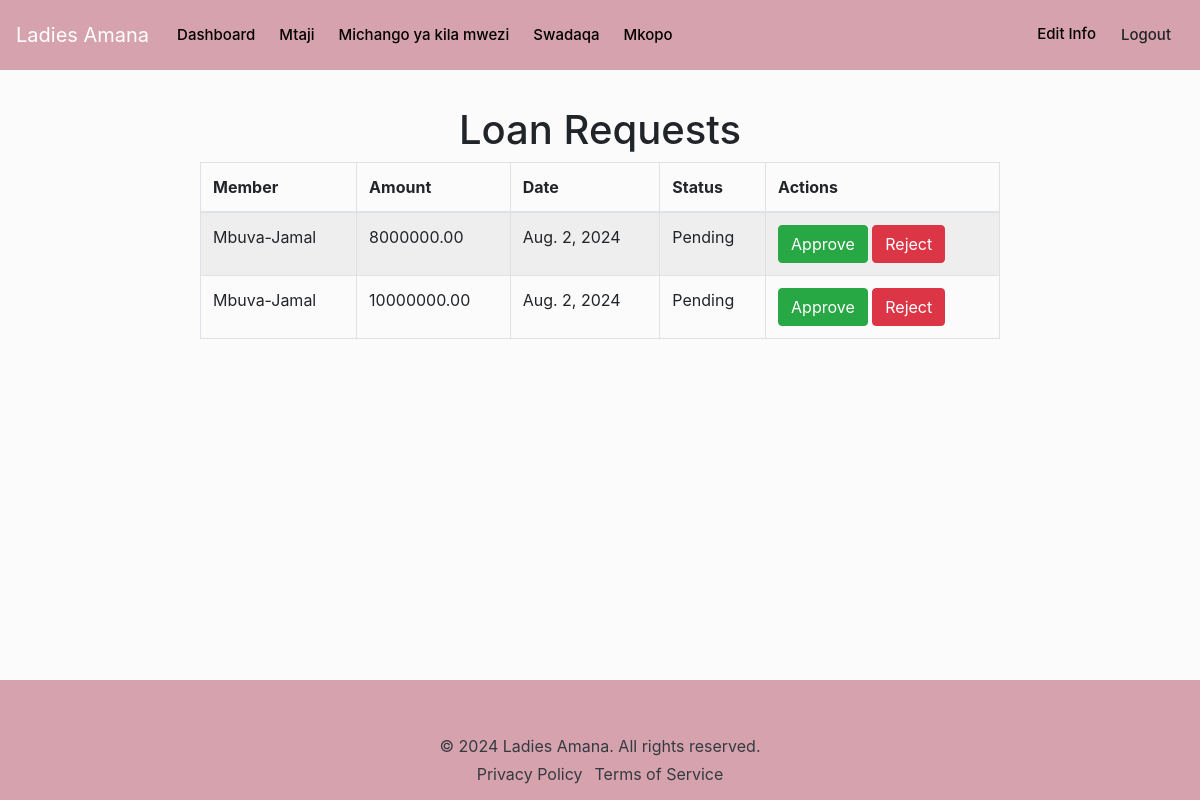
Screenshot of /adminApp/loan-requests/ (signed in) with the database file from the repository.
### mkopoApp/models.py (models this page shows, shortened)
class Loan(models.Model):
    user = models.ForeignKey(User, on_delete=models.CASCADE)
    amount = models.DecimalField(max_digits=10, decimal_places=2)
    date = models.DateField(default=date.today)
    status = models.CharField(max_length=10, choices=[
        ('Pending', 'Pending'),
        ('Approved', 'Approved'),
        ('Rejected', 'Rejected')
    ])

### adminApp/views.py (the view)
# urls.py: path('loan-requests/', views.loan_requests, name='loan_requests'),
@login_required(login_url='/account/login/')
def loan_requests(request):
    loan_requests = Loan.objects.filter(status='Pending')
    return render(request, 'adminApp/loan_requests.html', {'loans': loan_requests, 'show_back_button': False})

### templates/adminApp/loan_requests.html
{% extends 'admin_base.html' %}
{% load static %}
{% block content %}
<div class="container mt-3">
    <h1 class="text-center">Loan Requests</h1>
    <div class="row mt-2">
        <div class="col-md-12">
            <div class="table-responsive full-width-table">
                <table class="table table-striped table-bordered">
                    <thead>
                        <tr>
                            <th>Member</th>
                            <th>Amount</th>
                            <th>Date</th>
                            <th>Status</th>
                            <th>Actions</th>
                        </tr>
                    </thead>
                    <tbody>
                        {% for loan in loans %}
                            <tr>
                                <td>{{ loan.user.username }}</td>
                                <td>{{ loan.amount|floatformat:2 }}</td>
                                <td>{{ loan.date }}</td>
                                <td>{{ loan.status }}</td>
                                <td>
                                    <a href="{% url 'admin_App:approve_loan' loan.id %}" class="btn btn-success">Approve</a>
                                    <a href="{% url 'admin_App:reject_loan' loan.id %}" class="btn btn-danger">Reject</a>
                                </td>
                            </tr>
                        {% empty %}
                            <tr>
                                <td colspan="5" class="text-center">No loan requests found.</td>
                            </tr>
                        {% endfor %}
                    </tbody>
                </table>
            </div>
        </div>
    </div>
</div>
{% endblock %}

### templates/admin_base.html (shortened to what this page needs)
<!DOCTYPE html>
<html lang="en">
<head>
    {% load static %}
    <link rel="stylesheet" href="{% static 'bootstrap/css/bootstrap.css' %}" />
    <link rel="stylesheet" href="{% static 'bootstrap/css/styles.css' %}" />
</head>
<body>
    {% include 'navbar.html' %}
    <div class="wrapper">
        <div class="main-content">
            {% block content %}
            {% endblock %}
        </div>
    </div>
    {% include 'footer.html' %}
</body>
</html>

### templates/navbar.html (shortened to what this page needs)
<section class="navigation-section">
    <div class="navigation-section-container">
        <nav class="navbar navbar-expand-md navbar-dark" style="background-color: #D6A2AD;">
            <a class="navbar-brand" href="#">Ladies Amana</a>
            <div class="collapse navbar-collapse" id="collapsibleNavbar">
                <ul class="navbar-nav mr-auto">
                    {% if user.is_authenticated %}
                        {% if user.is_staff %}
                        {% else %}
                            <li class="nav-item">
                                <a class="nav-link link" href="{% url 'login_App:user_dashboard' %}">Dashboard</a>
                            </li>
                            <li class="nav-item">
                                <a class="nav-link link" href="{% url 'mtaji_App:mtaji' %}">Mtaji</a>
                            </li>
                            <li class="nav-item">
                                <a class="nav-link link" href="{% url 'michango_App:michango' %}">Michango ya kila mwezi</a>
                            </li>
                            <li class="nav-item">
                                <a class="nav-link link" href="{% url 'swadaqa_App:swadaqa' %}">Swadaqa</a>
                            </li>
                            <li class="nav-item">
                                <a class="nav-link link" href="{% url 'mkopo_App:loan_request' %}">Mkopo</a>
                            </li>
                        {% endif %}
                    {% endif %}
                </ul>
                <ul class="navbar-nav">
                    {% if user.is_authenticated %}
                        <li class="nav-item">
                            <a class="nav-link link" href="{% url 'login_App:edit_info' %}">Edit Info</a>
                        </li>
                        <li class="nav-item">
                            <form method="post" action="{% url 'login_App:logout' %}">
                                <button type="submit" class="nav-link btn btn-link" style="color:inherit;">Logout</button>
                            </form>
                        </li>
                    {% endif %}
                </ul>
            </div>
        </nav>
    </div>
</section>

### templates/footer.html
<footer class="footer-section text-center py-1" style="background-color: #D6A2AD;">
    <div class="container">
        <div class="row justify-content-center">
            <div class="col-md-12 text-center" style="margin-bottom: 10px;">
                <p class="mb-1 text-dark">&copy; 2024 Ladies Amana. All rights reserved.</p>
                <ul class="list-unstyled d-inline-flex mb-0">
                    <li class="d-inline-block" style="margin-right: 0.75rem;"><a href="#" class="text-dark">Privacy Policy</a></li>
                    <li class="d-inline-block"><a href="#" class="text-dark">Terms of Service</a></li>
                </ul>
            </div>
        </div>
    </div>
</footer>

### templates/admin_base.html (style rules this page uses)
body { background-color: #fbfbfb; display: flex; min-height: 100vh; flex-direction: column; }
.wrapper { display: flex; flex: 1; }
.main-content { margin-left: 0px; padding: 20px; flex: 1; overflow-x: auto; }
.full-width-table { width: 100%; min-width: 800px; }

### rows the page displays
Loan: user.username "Mbuva-Jamal", amount "8000000.00", date "Aug. 2, 2024", status "Pending"
Loan: user.username "Mbuva-Jamal", amount "10000000.00", date "Aug. 2, 2024", status "Pending"
